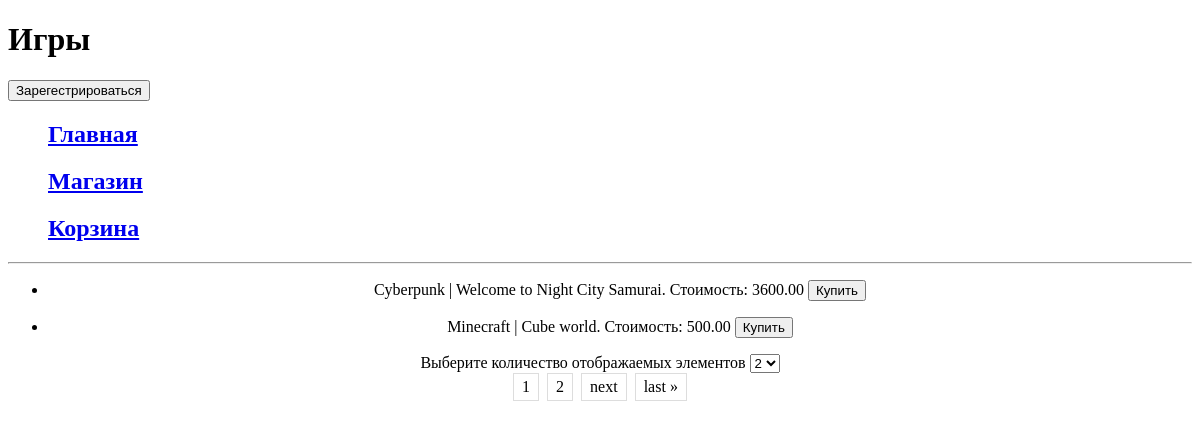
The page /platform/games/ on the database its author committed.
### task1/models.py (models this page shows, shortened)
class Game(models.Model):
    title = models.CharField(max_length=100)
    cost = models.DecimalField(max_digits=8, decimal_places=2)
    size = models.DecimalField(max_digits=20, decimal_places=2)
    description = models.TextField()
    age_limited = models.BooleanField(default=False)
    buyer = models.ManyToManyField(Buyer, related_name='games')

### task1/views.py (the view)
# urls.py: path('platform/games/', Shop.as_view(), name='Магазин'),
class Shop(ListView):
    paginate_by = 2
    model = Game
    template_name = 'games.html'
    def get_context_data(self, *, object_list=None, **kwargs):
        context = super().get_context_data(**kwargs)
        context['h1text'] = 'Игры'
        context['title'] = 'Игры'
        return context
    def get_paginate_by(self, queryset):
        return self.request.GET.get("paginate_by", self.paginate_by)

### templates/games.html (shortened to what this page needs)
{% extends 'menu.html' %}
{% block pagename %}
{{ block.super }}
{% endblock %}
{% block menu %}
{{ block.super }}
{% endblock %}
{% block content %}
<hr size="2">
<ul class="center">
    {% for game in page_obj %}
    <li>
        <p>{{ game.title }} | {{ game.description }}. Стоимость: {{ game.cost }}
            <button>Купить</button>
        </p>
    </li>
    {% endfor %}
</ul>
{{ block.super }}
{% endblock %}
{% block registration %}
{{ block.super }}
{% endblock %}

### templates/pagination.html (style rules this page uses)
.center { text-align: center; }

### rows shown on the page
Game: title "Cyberpunk", description "Welcome to Night City Samurai", cost "3600.00"
Game: title "Minecraft", description "Cube world", cost "500.00"

### other values the page prints
{{ h1text }} "Игры"
{{ p }} "1"
{{ p }} "2"
